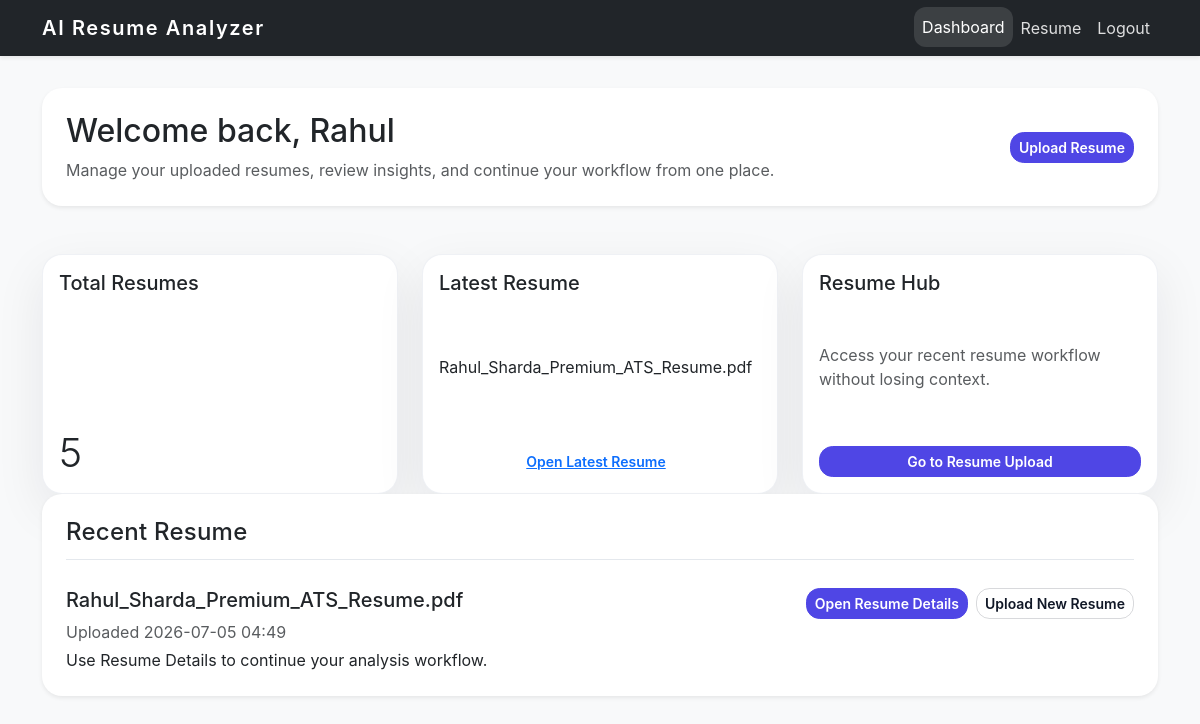
The page /dashboard/ (signed in) on the database its author committed.
### app/models.py (models this page shows, shortened)
class User(UserMixin, db.Model):
    __tablename__ = "users"
    id = db.Column(db.Integer, primary_key=True)
    username = db.Column(db.String(80), unique=True, nullable=False)
    email = db.Column(db.String(120), unique=True, nullable=False)
    password_hash = db.Column(db.String(255), nullable=False)
    full_name = db.Column(db.String(120), nullable=False)
    phone = db.Column(db.String(30), nullable=False)
    is_admin = db.Column(db.Boolean, default=False, nullable=False)
    created_at = db.Column(db.DateTime, default=datetime.utcnow, nullable=False)
    updated_at = db.Column(
        db.DateTime,
        default=datetime.utcnow,
        onupdate=datetime.utcnow,
        nullable=False,
    )
    last_login_at = db.Column(db.DateTime, nullable=True)

class Resume(db.Model):
    __tablename__ = "resumes"
    id = db.Column(db.Integer, primary_key=True)
    user_id = db.Column(db.Integer, db.ForeignKey("users.id"), nullable=False)
    original_filename = db.Column(db.String(255), nullable=False)
    stored_filename = db.Column(db.String(255), nullable=False, unique=True)
    file_size = db.Column(db.Integer, nullable=False)
    upload_time = db.Column(db.DateTime, default=datetime.utcnow, nullable=False)
    extracted_text = db.Column(db.Text, nullable=True)
    ats_score = db.Column(db.Float, nullable=True)
    user = db.relationship("User", backref=db.backref("resumes", lazy=True))

### app/dashboard/routes.py (the view)
@dashboard_bp.route("/")
@login_required
def index():
    user_resumes = Resume.query.filter_by(user_id=current_user.id).order_by(Resume.upload_time.desc()).all()
    latest_resume = user_resumes[0] if user_resumes else None
    return render_template(
        "dashboard/index.html",
        user=current_user,
        total_resumes=len(user_resumes),
        latest_resume=latest_resume,
    )

### app/templates/dashboard/index.html (shortened to what this page needs)
{% extends "base.html" %}
{% block content %}
<div class="row g-4">
  <div class="col-12">
    <div class="card shadow-sm border-0 p-4 mb-4">
      <div class="d-flex flex-column flex-md-row justify-content-between align-items-start align-items-md-center gap-3">
        <div>
          <h2 class="card-title mb-2">Welcome back, {{ user.full_name or user.username }}</h2>
          <p class="text-muted mb-0">Manage your uploaded resumes, review insights, and continue your workflow from one place.</p>
        </div>
        <div class="d-flex gap-2 flex-wrap">
          <a href="{{ url_for('resume.index') }}" class="btn btn-primary btn-sm">Upload Resume</a>
        </div>
      </div>
    </div>
  </div>
  <div class="col-lg-4 col-md-6">
    <div class="card action-card">
      <div class="card-body">
        <h5 class="card-title">Total Resumes</h5>
        <p class="display-6 mb-0">{{ total_resumes }}</p>
      </div>
    </div>
  </div>
  <div class="col-lg-4 col-md-6">
    <div class="card action-card">
      <div class="card-body">
        <h5 class="card-title">Latest Resume</h5>
        <p class="mb-0">{{ latest_resume.original_filename if latest_resume else 'None yet' }}</p>
        {% if latest_resume %}
        <a href="{{ url_for('resume.details', resume_id=latest_resume.id) }}" class="btn btn-link btn-sm mt-3 ps-0">Open Latest Resume</a>
        {% endif %}
      </div>
    </div>
  </div>
  <div class="col-lg-4 col-md-12">
    <div class="card action-card">
      <div class="card-body">
        <h5 class="card-title">Resume Hub</h5>
        <p class="text-muted mb-3">Access your recent resume workflow without losing context.</p>
        <a href="{{ url_for('resume.index') }}" class="btn btn-primary btn-sm">Go to Resume Upload</a>
      </div>
    </div>
  </div>
</div>
<div class="row g-4">
  <div class="col-12">
    <div class="card shadow-sm border-0 p-4">
      <h4 class="section-title">Recent Resume</h4>
      {% if latest_resume %}
      <div class="d-flex flex-column flex-md-row justify-content-between gap-3 align-items-start">
        <div>
          <h5>{{ latest_resume.original_filename }}</h5>
          <p class="text-muted mb-1">Uploaded {{ latest_resume.upload_time.strftime('%Y-%m-%d %H:%M') }}</p>
          <p class="mb-0">Use Resume Details to continue your analysis workflow.</p>
        </div>
        <div class="d-flex gap-2 flex-wrap">
          <a href="{{ url_for('resume.details', resume_id=latest_resume.id) }}" class="btn btn-primary btn-sm">Open Resume Details</a>
          <a href="{{ url_for('resume.index') }}" class="btn btn-outline-secondary btn-sm">Upload New Resume</a>
        </div>
      </div>
      {% else %}
      <div class="empty-state text-center">
        <h4>No resumes uploaded yet</h4>
        <p class="text-muted">Upload your first resume to start ATS analysis, job matching, and interview preparation.</p>
        <a href="{{ url_for('resume.index') }}" class="btn btn-primary btn-sm">Upload Your First Resume</a>
      </div>
      {% endif %}
    </div>
  </div>
</div>
{% endblock %}

### app/static/css/style.css (style rules this page uses)
body { background-color: #eef2ff; font-family: "Inter", "Segoe UI", Roboto, Arial, sans-serif; color: #0f172a; }
html { scroll-behavior: smooth; }
.card, .card-body { border-radius: 1.25rem; }
.card { border: none; background-color: #ffffff; box-shadow: 0 18px 50px rgba(15, 23, 42, 0.08); }
.btn { border-radius: 0.85rem; font-weight: 600; }
.btn-primary { background-color: #4f46e5; border-color: #4f46e5; }
.btn-outline-secondary { border-color: rgba(15, 23, 42, 0.16); color: #111827; }
.section-title { border-bottom: 1px solid rgba(148, 163, 184, 0.25); padding-bottom: 0.75rem; margin-bottom: 1.75rem; letter-spacing: 0.01em; }
.action-card { min-height: 15rem; border: 1px solid rgba(148, 163, 184, 0.15); }
.action-card .card-body { display: flex; flex-direction: column; justify-content: space-between; }

### rows shown on the page
User: full_name "Rahul"
Resume: original_filename "Rahul_Sharda_Premium_ATS_Resume.pdf", upload_time "2026-07-05 04:49"

### other values the page prints
{{ total_resumes }} "5"
